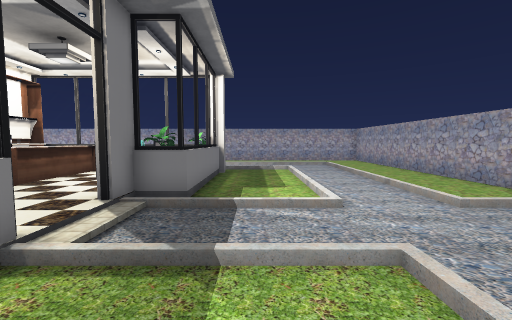
[1] (above)

24 first-person views from a walk through a 3-D level made in the Unity game engine. The camera is 1.4 m above the floor, tilts 4° down and sees 90° across. The floor is counted in squares, 1 m on a side. Each view is taken from the middle of a square. On the plan, view 1 faces up. The plan holds only what a view shows up to about 13 squares ahead; the rest is blank. The place goes on beyond the plan. Door leaves are left out, so doorways stand open. Some surface patterns are stand-ins.

[2]
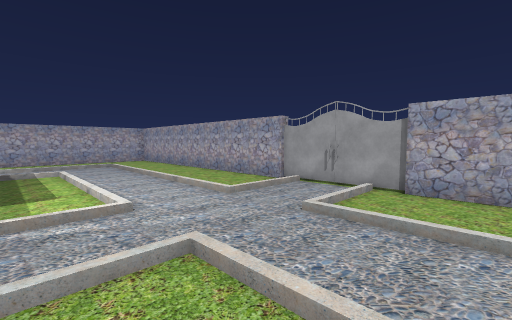

[3]
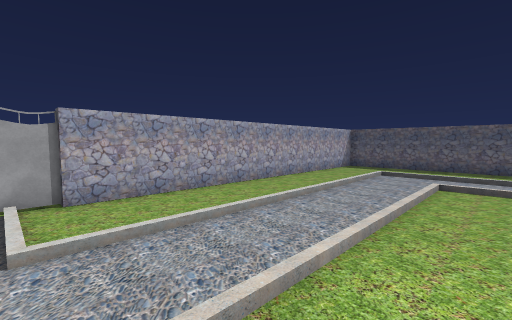

[4]
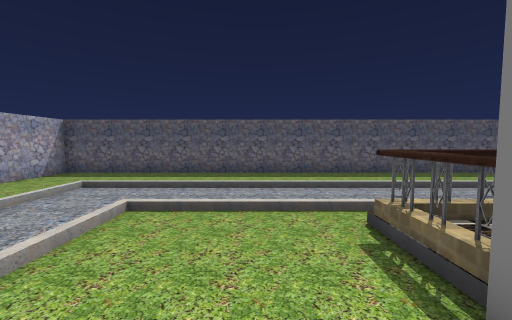

[5]
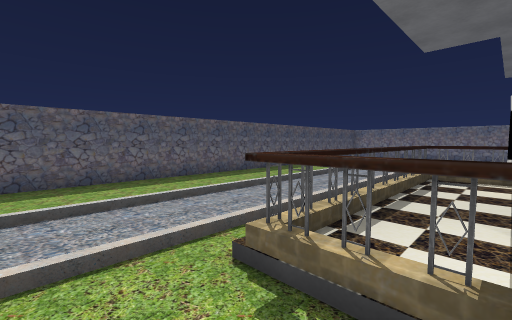

[6]
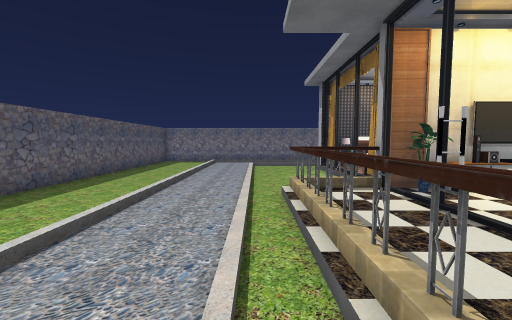

[7]
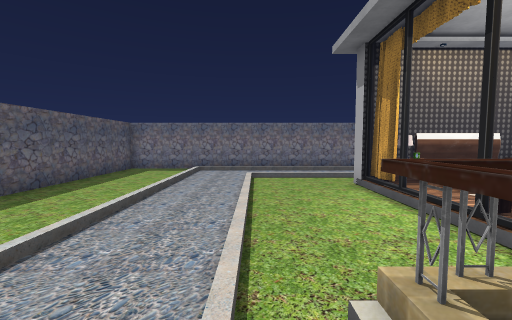

[8]
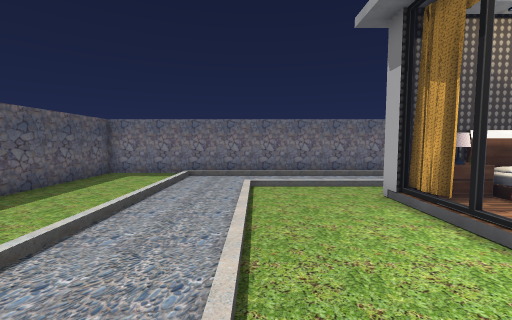

[9]
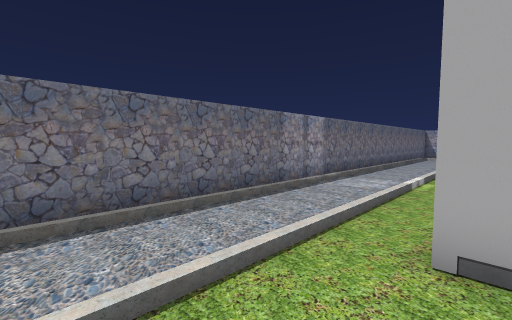

[10]
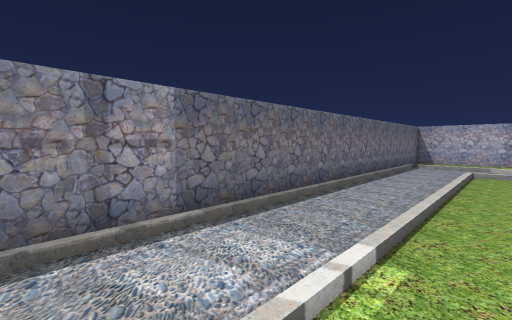

[11]
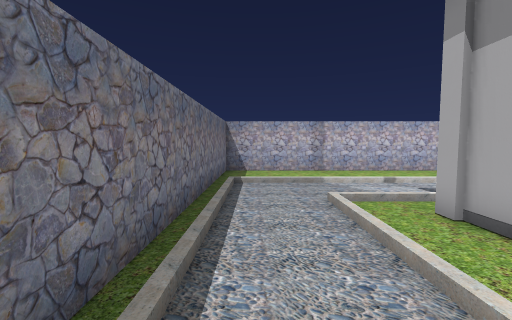

[12]
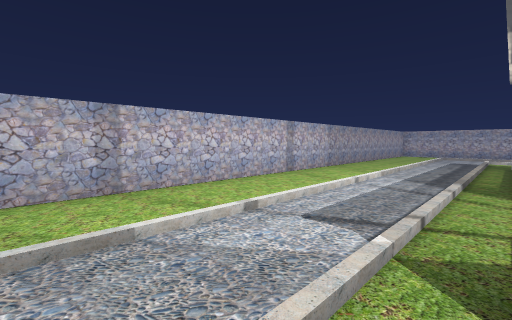

[13]
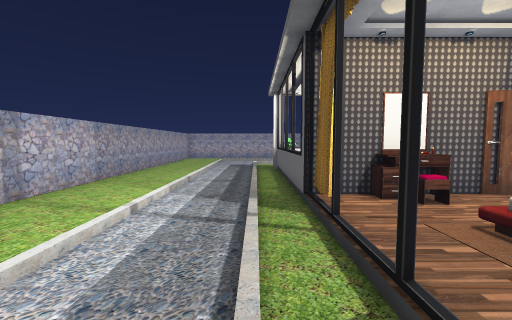

[14]
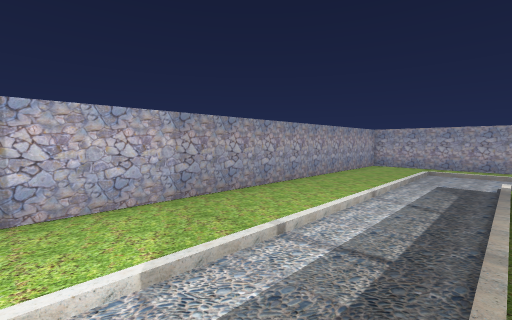

[15]
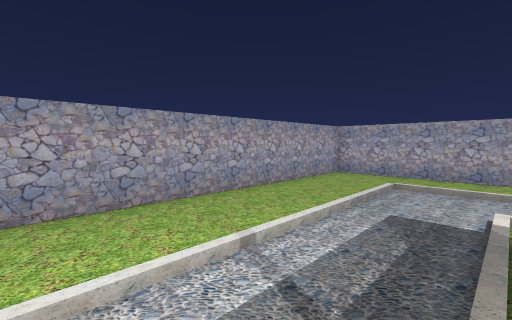

[16]
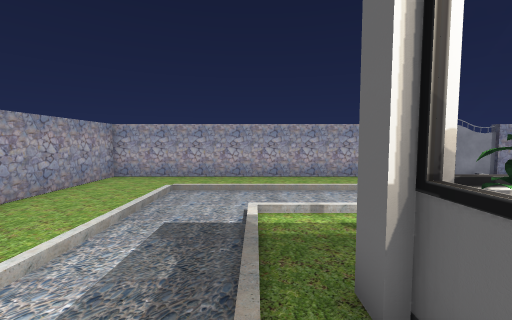

[17]
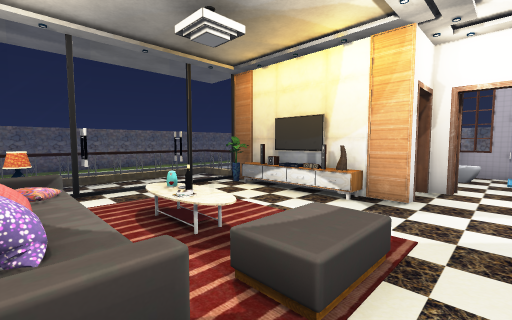

[18]
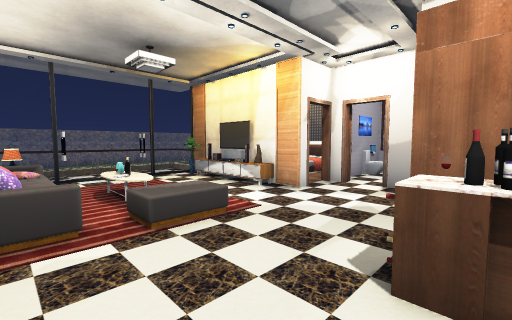

[19]
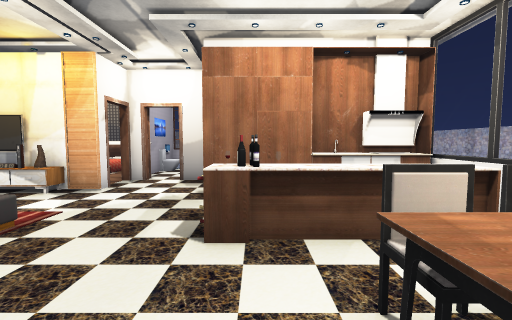

[20]
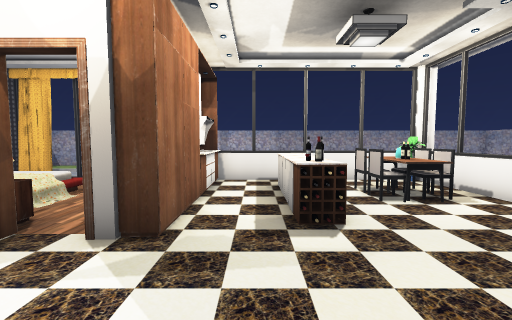

[21]
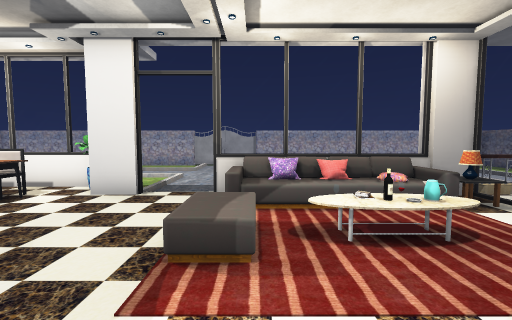

[22]
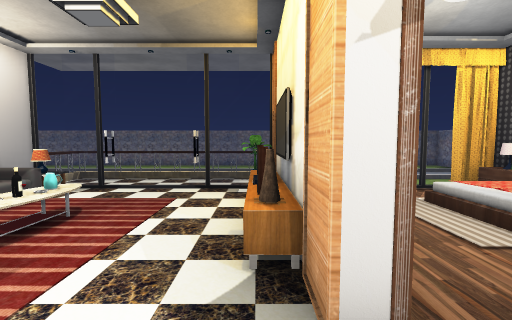

[23]
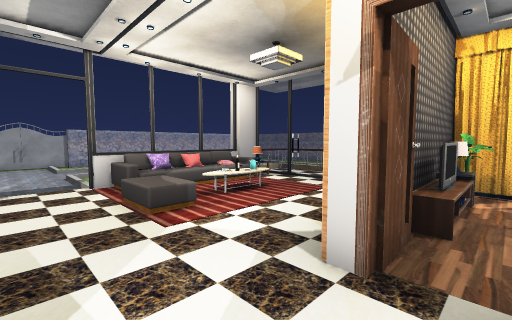

[24]
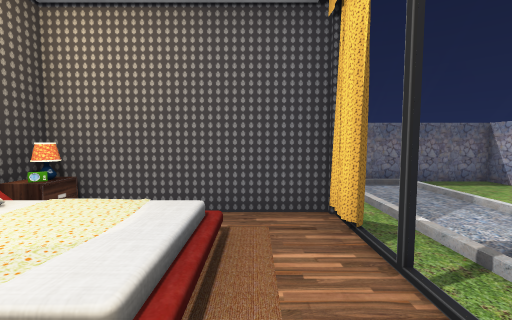

### Floor plan
Key: @ floor where view 1 was taken; # wall or solid block; x gap in a wall; . main floor; : floor 0.25 m higher than the main floor; + floor 0.5 m higher than the main floor; / step, stairs or slope; D open door; = window, fence, low wall or low ledge; ^ raised ledge; P plant; C chair; G gate; B bed; T TV; H chest; L lamp; U curtain; A carpet; S sofa; E table; O other object.
Columns run from 23 left of view 1 to 8 right of it. Each row starts with its distance up from view 1.
 20 ################################
 19 #..............................#
 18 #..............................#
 17 #..............................#
 16 #///////////////////////////...#
 15 #/.............................#
 14 #/.............................#
 13 #/..//////////////////////.....#
 12 #/.././..=.=.#=====#=#.../.....#
 11 #/../.#U:::#UOO::::::P.../.....#
 10 #/../.#A::::^#O:O:CE:=.../.....#
  9 #/../.#AAAA:OOO:O:COC=.../.....#
  8 #/../.#   +:C#::O:CE:=.../.....#
  7 #/../.#H  H::#::O::::P.../.....#
  6 #/../.HO  B :#::O:::#=.../.....G
  5 #/../.     :::::::::DD.........G
  4 #/../.#==:x:::::::::D..........G
  3 #/../.# O #::::://ASD/////..///G
  2 #/../.#OO# :#:::   A=..../.....#
  1 #/../.    A:#O::   A=   ./.....#
  0 #/../.B  AA:OT::   A=  @./.....#
 -1 #/../.B  AA:TT::   A=  ../.....#
 -2 #/../.#HAA :LO::::AO= .../.....#
 -3 #/../.LU#=CP#P:::::O#  ../.....#
 -4 #/../...=..UO===::==#..../.....#
 -5 #/../.......O:::::::O..../.....#
 -6 #/../.......OOOOOOOOO..../.....#
 -7 #/..//////////////////////.....#
 -8 #/.............................#
 -9 #/............................
-10 #///////////////////////////...
-11 #..............................#
-12 #..............................#
-13 #..............................#
-14 ################################

Positions as (right, up) in squares from view 1, and headings:
1: (0, 0), facing up
2: (0, 0), facing up-right
3: (0, 3), facing down-right
4: (-1, -2), facing down
5: (-1, -4), facing down-left
6: (-4, -7), facing left
7: (-9, -7), facing left
8: (-11, -7), facing left
9: (-17, -7), facing up-left
10: (-18, 0), facing up-left
11: (-21, 7), facing up
12: (-20, 12), facing up-right
13: (-17, 13), facing right
14: (-10, 13), facing up-right
15: (-5, 13), facing up-right
16: (-4, 13), facing right
17: (-4, 4), facing down-left
18: (-4, 7), facing down-left
19: (-3, 7), facing left
20: (-8, 2), facing up
21: (-10, 2), facing right
22: (-10, 4), facing down
23: (-12, 5), facing down-right
24: (-12, 10), facing left
